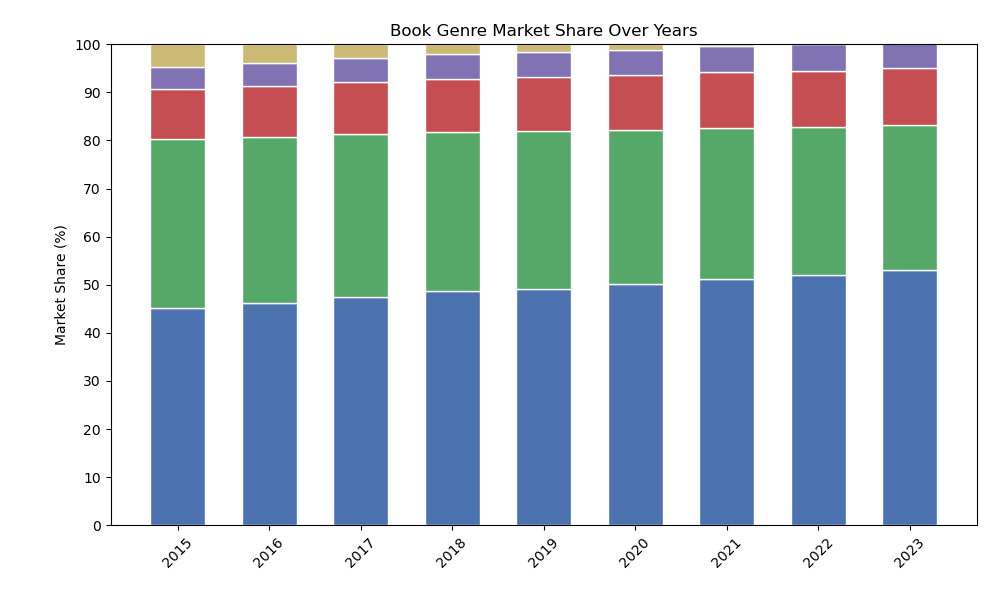

Generate this figure with Python:

import matplotlib.pyplot as plt

# Data
years = ['2015', '2016', '2017', '2018', '2019', '2020', '2021', '2022', '2023']
fiction = [45.2, 46.3, 47.5, 48.6, 49.2, 50.1, 51.3, 52.0, 53.1]
non_fiction = [35.1, 34.5, 33.9, 33.2, 32.7, 32.0, 31.3, 30.7, 30.0]
science = [10.3, 10.5, 10.7, 11.0, 11.2, 11.4, 11.6, 11.8, 12.0]
biography = [4.7, 4.8, 5.0, 5.1, 5.2, 5.3, 5.4, 5.5, 5.6]
others = [4.7, 3.9, 2.9, 2.1, 1.7, 1.2, 0.4, 0.0, 0.0]

# Colors
colors_fiction = '#4c72b0'
colors_non_fiction = '#55a868'
colors_science = '#c44e52'
colors_biography = '#8172b3'
colors_others = '#ccb974'

# Stacking data
bars_fiction = plt.bar(years, fiction, color=colors_fiction, edgecolor='white', width=0.6)
bars_non_fiction = plt.bar(years, non_fiction, bottom=fiction, color=colors_non_fiction, edgecolor='white', width=0.6)
bars_science = plt.bar(years, science, bottom=[i+j for i,j in zip(fiction, non_fiction)], color=colors_science, edgecolor='white', width=0.6)
bars_biography = plt.bar(years, biography, bottom=[i+j+k for i,j,k in zip(fiction, non_fiction, science)], color=colors_biography, edgecolor='white', width=0.6)
bars_others = plt.bar(years, others, bottom=[i+j+k+l for i,j,k,l in zip(fiction, non_fiction, science, biography)], color=colors_others, edgecolor='white', width=0.6)

# Customizing the plot
plt.ylabel('Market Share (%)')
plt.title('Book Genre Market Share Over Years')
plt.xticks(years, rotation=45)
plt.yticks(range(0, 101, 10))
plt.ylim(0, 100)
plt.tight_layout()

# Adjusting size of the chart
fig = plt.gcf()
fig.set_size_inches(10, 6)

# Show the figure
plt.show()
